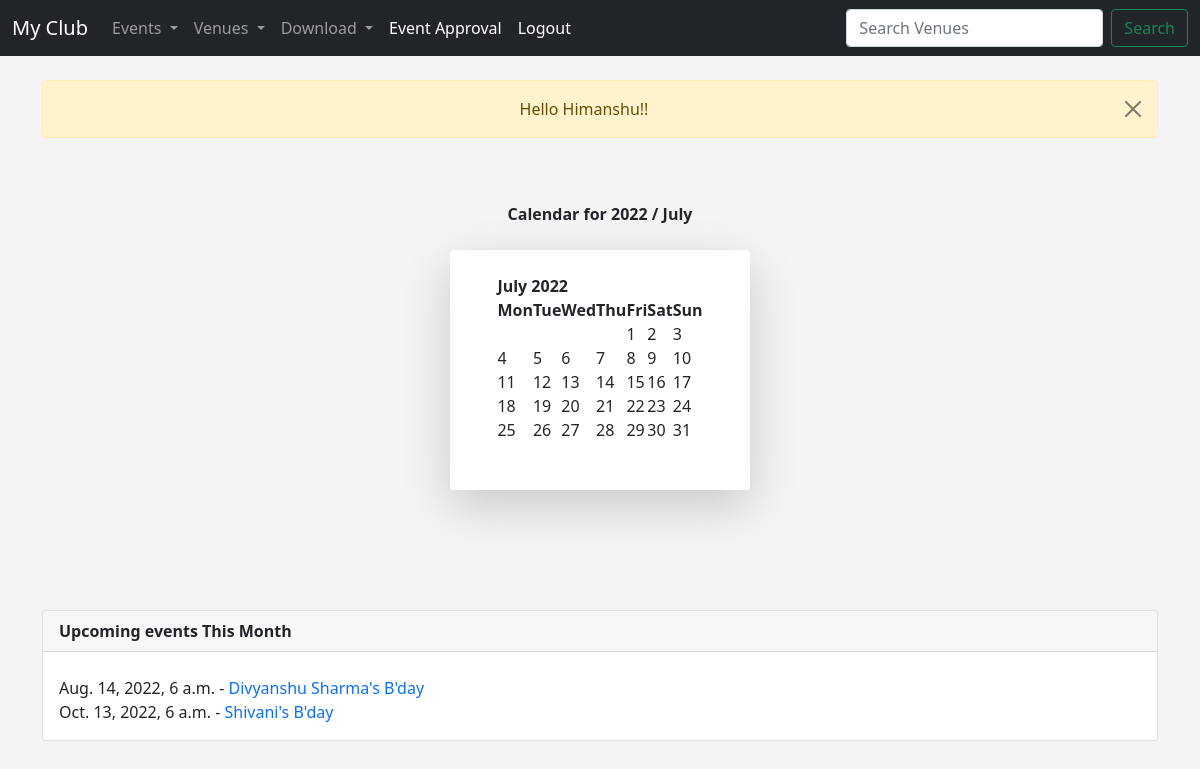
Before: / (signed in) with the older database file.
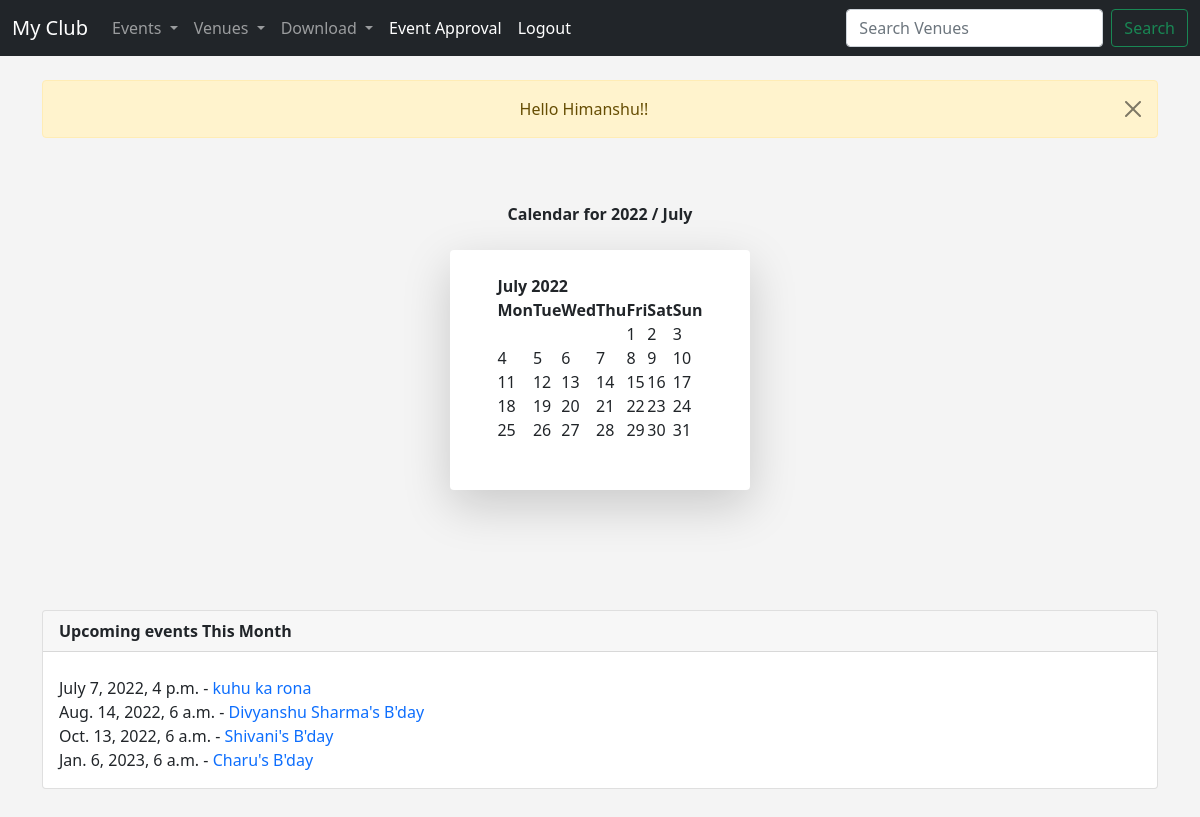
After: the same page with the newer database file.
### events/models.py (models this page shows, shortened)
class Event(models.Model):
    name=models.CharField('Event Name',max_length=120)
    event_date=models.DateTimeField('Event Date ')
    venue= models.ForeignKey(Venue,blank=True,null=True,on_delete=models.CASCADE)
    manager= models.ForeignKey(User,blank=True,null=True,on_delete=models.SET_NULL)
    description=models.TextField(blank=True)
    attendees= models.ManyToManyField(User, null=True,related_name="all_users")
    approved=models.BooleanField("Approced",default=False)
    def __str__(self):
        return self.name

### events/views.py (the view, shortened to what this page needs)
# urls.py: path('',views.home,name='home'),
def home(request,year=datetime.now().year, month=datetime.now().strftime('%B')):
    month=month.capitalize()
    month_number=list(calendar.month_name).index(month)
    cal=HTMLCalendar().formatmonth(year,month_number)
    now=datetime.now()
    time=now.strftime('%I:%M:%S %p')
    if request.user.is_authenticated:
        name=User.objects.get(username=request.user.username).first_name
        event_list=Event.objects.filter(
            event_date__gte =datetime.now(),
            attendees=request.user,
        ).order_by('event_date')
    return render (request,'events/home.html',
    {   'name':name,
        'year':year,
        'month':month,
        "cal":cal,
        "time":time,
        "event_list":event_list,
    })

### events/templates/events/home.html (shortened to what this page needs)
{% extends 'events/base.html' %}
{%block content%}
<center>
    {% if user.is_authenticated %}
    <div class="alert alert-warning alert-dismissible fade show" role="alert">
        Hello {{name}}!!
        <button type="button" class="btn-close" data-bs-dismiss="alert" aria-label="Close"></button>
    </div>
    {%endif%}
    <br><br>
    <b> Calendar for {{year}} / {{month}} </b> <br><br>
    <div class="shadow-lg p-4 mb-5 bg body rounded" style="background: #ffff; max-width: 300px;">
        <center>
            {{cal|safe}} <br>
        </center>
    </div>
</center>
<br><br><br>
{% if user.is_authenticated %}
<div class="card">
    <div class="card-header">
        <b> Upcoming events This Month</b>
    </div>
    <div class="card-body">
        <p class="card-text">
            {%if event_list %}
            {%for event in event_list%}
            {{event.event_date}} - <a href="{% url 'show_event'  event.id %}"
                style="text-decoration: none;">{{event}}</a>
            <br>
            {%endfor%}
            {%else%}
            No Events This Month
            {%endif%}
        </p>
    </div>
</div>
{%endif%}
<br>
{%endblock%}

### events/templates/events/base.html (shortened to what this page needs)
{%load static %}
<!doctype html>
<html lang="en">
<head>
    <link href="https://cdn.jsdelivr.net/npm/bootstrap@5.1.3/dist/css/bootstrap.min.css" rel="stylesheet"
>
</head>
<body>
    {% include 'events/navbar.html'%}
    <br>
    <div class="container">
        {%block content%}
        {%endblock%}
    </div>
</body>
</html>

### events/templates/events/navbar.html (shortened to what this page needs)
<nav class="navbar navbar-expand-lg navbar-dark bg-dark">
    <div class="container-fluid">
        <a class="navbar-brand" href="{%url 'home' %}">My Club</a>
        <div class="collapse navbar-collapse" id="navbarSupportedContent">
            <ul class="navbar-nav me-auto mb-2 mb-lg-0">
                {%if user.is_authenticated %}
                <li class="nav-item dropdown">
                    <a class="nav-link dropdown-toggle" href="#" id="navbarDropdown" role="button"
                        data-toggle="dropdown" aria-haspopup="true" aria-expanded="false">
                        Events
                    </a>
                </li>
                <li class="nav-item dropdown">
                    <a class="nav-link dropdown-toggle" href="#" id="navbarDropdown" role="button"
                        data-toggle="dropdown" aria-haspopup="true" aria-expanded="false">
                        Venues
                    </a>
                </li>
                <li class="nav-item dropdown">
                    <a class="nav-link dropdown-toggle" href="#" id="navbarDropdown" role="button"
                        data-toggle="dropdown" aria-haspopup="true" aria-expanded="false">
                        Download
                    </a>
                <li class="nav-item">
                    <a class="nav-link active" aria-current="page" href="{% url 'approve_events' %}">Event Approval</a>
                </li>
                </li>
                {%endif%}
                {% if user.is_authenticated %}
                <li class="nav-item">
                    <a class="nav-link active" aria-current="page" href="{% url 'logout-user' %}">Logout</a>
                </li>
                {% endif %}
            </ul>
            <form class="d-flex" method=POST action="{% url 'search-venues' %}">
                <input class="form-control me-2" type="search" placeholder="Search Venues" aria-label="Search"
                    name="searched_data">
                <button class="btn btn-outline-success" type="submit">Search</button>
            </form>
        </div>
    </div>
</nav>

### events/templates/events/base.html (style rules this page uses)
body { background: #f4f4f4; }

Changed rows visible on the page:
added Event: event_date "July 7, 2022, 4 p.m.", name "kuhu ka rona"
added Event: event_date "Jan. 6, 2023, 6 a.m.", name "Charu's B'day"
